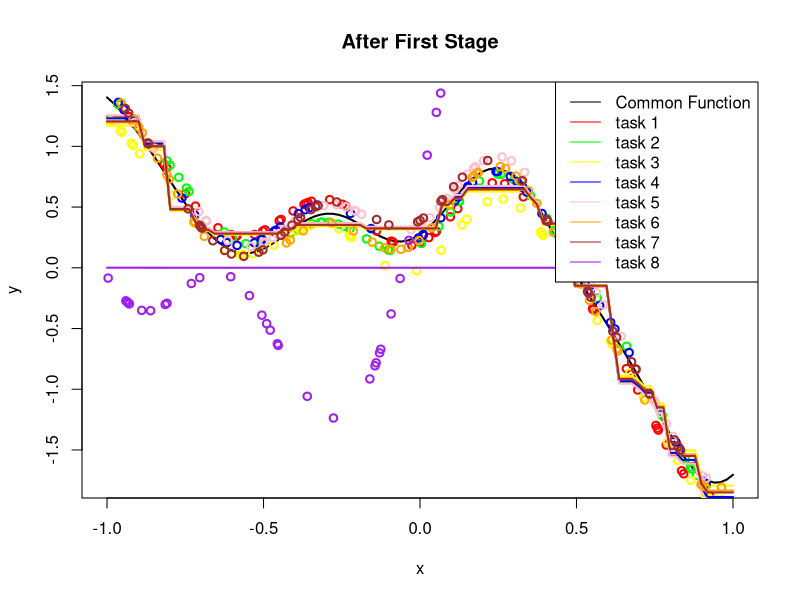

This figure's R source: (Note: a time limit stopped this script after it produced the figure.)
set.seed(0)
library(rpart)
N_data_per_task <- 50

sigmoid <- function(x) 1 / (1 + exp(-x))

create_random_function <- function() {

	length_scale <- 0.25

	N_random_Features <- 500

	w <- rnorm(N_random_Features)
	b <- runif(N_random_Features) * 2 * pi

	theta <- rnorm(N_random_Features)

	f <- function(x) {
		apply(as.matrix(x), 1, function(x) {
			x <- x / length_scale
			phi <- sqrt(2) * cos(w * x + b) * 1 / sqrt(N_random_Features)
			sum(phi * theta)
		})
	}

	return(f)
}

create_tasks_data <- function(n_tasks = 8, n_outliers = 1) {

	X <- list()
	Y <- list()

	ch <- create_random_function()

	# First we create non-outlier tasks
	
	for (i in 1 : (n_tasks - n_outliers)) {

		rh <- create_random_function()

		# Training data in [-1,1]

		x <- sort(runif(N_data_per_task) * 2 - 1)
		y <- 0.9 * ch(x) + 0.1 * rh(x)

		X[[ i ]] <- x
		Y[[ i ]] <- y
	}

	# Next, we create outlier tasks

	for (i in (((n_tasks - n_outliers) + 1) : n_tasks)) {

		rh <- create_random_function()

		# Training data in [-1,1]

		x <- sort(runif(N_data_per_task) * 2 - 1)
		y <- rh(x)

		X[[ i ]] <- x
		Y[[ i ]] <- y
	}

	return(list(X = X, Y = Y, ch = ch))
}


create_ensemble <- function(n_tasks) {

	# Creates empty ensemble with 0 as the initial guess

	learning_rate <- 1.0
	ensemble_members_ch <- list()
	ensemble_members_rh <- list()
	theta <- rep(0, n_tasks)

	for (i in 1 : n_tasks)
		ensemble_members_rh[[ i ]] <- list()
	
	return(list(ensemble_members_ch = ensemble_members_ch, theta = theta, 
		    learning_rate = learning_rate, ensemble_members_rh = ensemble_members_rh))
}

predict_ensemble <- function(ensemble, n_task, x) {

	# Computes predictions of the ensemble for a task (currently only common function and sigmoid terms)

	pred <- rep(0, length(x))

	if (length(ensemble$ensemble_members_ch) == 0)
		return(pred)

	for (i in 1 : length(ensemble$ensemble_members_ch))
		pred <- pred + predict(ensemble$ensemble_members_ch[[ i ]],data.frame(x = x)) * ensemble$learning_rate

	ensemble_output <- pred * (1 - sigmoid(ensemble$theta[ n_task ]))

	# Now the task specific functions

	if (length(ensemble$ensemble_members_rh[[ n_task ]]) == 0)
		return(ensemble_output)

	for (i in 1 : length(ensemble$ensemble_members_rh[[ n_task ]]))
		ensemble_output <- ensemble_output + predict(ensemble$ensemble_members_rh[[ n_task ]][[ i ]], data.frame(x = x)) * ensemble$learning_rate

	return(ensemble_output)
}

update_ensemble_first_stage <- function(ensemble, data) {

	# Incorporates an ensemble element into ch
	# and updates theta

	gradient_theta <- rep(0, length(data$X))

	for (i in 1 : length(data$X)) {

		prediction  <- predict_ensemble(ensemble, i, data$X[[ i ]])

		if (i == 1) {
			gradient_ch <- - (data$Y[[ i ]] - prediction) * (1 - sigmoid(ensemble$theta[ i ]))
		} else {
			gradient_ch <- c(gradient_ch, - (data$Y[[ i ]] - prediction) * (1 - sigmoid(ensemble$theta[ i ])))
		}

		gradient_theta[ i ] <- sum((data$Y[[ i ]] - prediction) * prediction * sigmoid(ensemble$theta[ i ]))
	}

	# We update theta

	ensemble$theta <- ensemble$theta - gradient_theta * ensemble$learning_rate

	# We fit predictor to the negative gradient of ch

	x <- data$X[[ 1 ]]
	for (i in 2 : length(data$X)) {
		x <- c(x, data$X[[ i ]])
	}

	data_to_train_predictor <- data.frame(x = x, y = -gradient_ch)
	model <- rpart(y~x, data = data_to_train_predictor, control = list(maxdepth = 1))
	ensemble$ensemble_members_ch[[ length(ensemble$ensemble_members_ch) + 1 ]] <- model

	return(ensemble)
}

update_ensemble_second_stage <- function(ensemble, data) {

	# Incorporates an ensemble element into rh for each task

	for (i in 1 : length(data$X)) {

		prediction  <- predict_ensemble(ensemble, i, data$X[[ i ]])
	        gradient_rh <- - (data$Y[[ i ]] - prediction) 

		# We fit the predictor

		data_to_train_predictor <- data.frame(x = data$X[[ i ]], y = -gradient_rh)
		model <- rpart(y~x, data = data_to_train_predictor, control = list(maxdepth = 1))
		ensemble$ensemble_members_rh[[ i ]][[ length(ensemble$ensemble_members_rh[[ i ]]) + 1 ]] <- model
	}

	return(ensemble)
}

# We create data, and fit the common function and theta and plot results

data <- create_tasks_data()
ensemble <- create_ensemble(length(data$X))
n_iterations_first_stage  <- 100
n_iterations_second_stage  <- 100

# We carry out the first stage, where we update ch and theta

for (i in 1 : n_iterations_first_stage) {
	print(i)
	ensemble <- update_ensemble_first_stage(ensemble, data)
	print(sigmoid(ensemble$theta))
}

# We plot the results

curve(0.9 * data$ch(x), -1, 1, col = "black", lwd = 2, xlab = "x", ylab = "y", main = "After First Stage")
colors = c("red", "green", "yellow", "blue", "pink", "orange", "brown", "purple")

for (i in 1 : length(data$X)) {
	x_test <- seq(-1, 1, length = 100)
	y_test <- predict_ensemble(ensemble, i, x_test)
	lines(x_test, y_test, col = colors[ i ], lwd = 2)
	points(data$X[[ i ]], data$Y[[ i ]], col = colors[ i ], lwd = 2)
}

legend("topright", c("Common Function", 
		     "task 1",
		     "task 2",
		     "task 3",
		     "task 4",
		     "task 5",
		     "task 6",
		     "task 7",
		     "task 8"), col = c("black", "red", "green", "yellow", "blue", "pink", "orange", "brown", "purple"), lty = 1)


# The fit is robust since it explains well non-outlier tasks (the common function). If the update for theta 
# is frozen, the fit is much worse, showing the impact of the outlier task.

# We carry out the second stage, where we update rh 

for (i in 1 : n_iterations_second_stage) {
	print(i)
	ensemble <- update_ensemble_second_stage(ensemble, data)
}


# We plot the results in a new window

x11()

curve(0.9 * data$ch(x), -1, 1, col = "black", lwd = 2, xlab = "x", ylab = "y", main = "After Second Stage")
colors = c("red", "green", "yellow", "blue", "pink", "orange", "brown", "purple")

for (i in 1 : length(data$X)) {
	x_test <- seq(-1, 1, length = 100)
	y_test <- predict_ensemble(ensemble, i, x_test)
	lines(x_test, y_test, col = colors[ i ], lwd = 2)
	points(data$X[[ i ]], data$Y[[ i ]], col = colors[ i ], lwd = 2)
}

legend("topright", c("Common Function", 
		     "task 1",
		     "task 2",
		     "task 3",
		     "task 4",
		     "task 5",
		     "task 6",
		     "task 7",
		     "task 8"), col = c("black", "red", "green", "yellow", "blue", "pink", "orange", "brown", "purple"), lty = 1)


for (i in 1 : length(data$X)) {
	write.table(data$X[[ i ]], paste("x_train_task_", i, ".txt", sep = ""), row.names = F, col.names = F)
	write.table(data$Y[[ i ]], paste("y_train_task_", i, ".txt", sep = ""), row.names = F, col.names = F)
}
